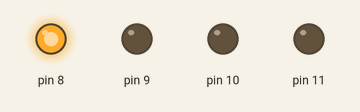
The sketch below on a simulated Arduino Uno, built with avr-gcc and run on an emulated ATmega328P. Shown: output pins drawn as LEDs (lit = HIGH). Random numbers use the default seed unless the sketch sets one.

Above: at 0.15 s.
At 1.35 s:
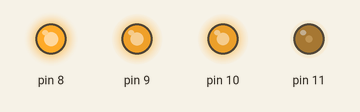
Timing chart, 0 to 1.2 s (numbered marks = the images above):
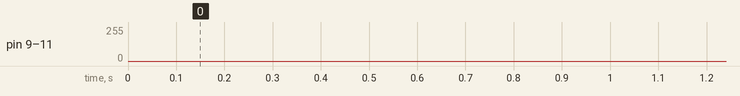

The sketch:

ColorLEDWalk.ino
```cpp
// ColorLED random walk
#include "ColorLED.h"

ColorLED led(8, 9, 10, 11);
int colorComp[3];

void setup()
{
  // Initialize the LED to a random color.
  randomSeed(analogRead(A0));
  for (int i = 0; i < 3; ++i) {
    colorComp[i] = random(0, 256);
  }
  led.setColor(colorComp[0], colorComp[1], colorComp[2]);
  led.turnOn();
}

void loop()
{
  for (int i = 0; i < 3; ++i) {
    int choice = random(0, 3);
    switch (choice) {
    case 0:
      --colorComp[i];
      break;
    case 1:
      // Do nothing.
      break;
    case 2:
      ++colorComp[i];
      break;
    }

    // Clamp the component.
    colorComp[i] = max(0, colorComp[i]);
    colorComp[i] = min(255, colorComp[i]);
  }
  led.setColor(static_cast<byte>(colorComp[0]),
	       static_cast<byte>(colorComp[1]),
	       static_cast<byte>(colorComp[2]));
}
```

ColorLED.cpp
```cpp
// ColorLED
// Implementation
#include "ColorLED.h"

Color::Color() :
  red(255), green(255), blue(255)
{
}

Color::Color(byte r, byte g, byte b) :
  red(r), green(g), blue(b)
{
}

Color Color::randomColor()
{
  return Color(random(0, 256), random(0, 256), random(0, 256));
}


ColorLED::ColorLED(byte enablePin, byte redPin, byte greenPin, byte bluePin) :
  enablePin_(enablePin),
  redPin_(redPin),
  greenPin_(greenPin),
  bluePin_(bluePin),
  enabled_(0),
  red_(0),
  green_(0),
  blue_(255)
{
  pinMode(enablePin, OUTPUT);
  pinMode(redPin, OUTPUT);
  pinMode(greenPin, OUTPUT);
  pinMode(bluePin, OUTPUT);

  reset();
}

void ColorLED::reset()
{
  digitalWrite(enablePin_, LOW);
  analogWrite(redPin_, 255 - red_);
  analogWrite(greenPin_, 255 - green_);
  analogWrite(bluePin_, 255 - blue_);
}

ColorLED::~ColorLED()
{
  digitalWrite(enablePin_, LOW);
}

void ColorLED::turnOn()
{
  enabled_ = HIGH;
  digitalWrite(enablePin_, HIGH);
}

void ColorLED::turnOff()
{
  enabled_ = LOW;
  digitalWrite(enablePin_, LOW);
}

void ColorLED::toggle()
{
  enabled_ = (enabled_ == LOW ? HIGH : LOW);
  digitalWrite(enablePin_, enabled_);
}

void ColorLED::setColor(byte red, byte green, byte blue)
{
  red_ = red;
  green_ = green;
  blue_ = blue;

  analogWrite(redPin_, 255 - red_);
  analogWrite(greenPin_, 255 - green_);
  analogWrite(bluePin_, 255 - blue_);
}

void ColorLED::setColor(const Color& color)
{
  setColor(color.red, color.green, color.blue);
}

Color ColorLED::color() const
{
  return Color(red_, green_, blue_);
}
```

ColorLED.h
```cpp
// ColorLED
// Control a color LED.
#ifndef COLOR_LED_H
#define COLOR_LED_H
#include <Arduino.h>


struct Color {
  Color();
  Color(byte r, byte g, byte b);
  static Color randomColor();
  byte red;
  byte green;
  byte blue;
};

class ColorLED {
public:
  ColorLED(byte enablePin, byte redPin, byte greenPin, byte bluePin);
  ~ColorLED();

  void reset();

  void turnOn();
  void turnOff();
  void toggle();

  void setColor(byte red, byte green, byte blue);
  void setColor(const Color& color);
  Color color() const;

private:
  byte enablePin_;
  byte redPin_;
  byte greenPin_;
  byte bluePin_;

  byte enabled_;
  byte red_;
  byte green_;
  byte blue_;
};

#endif // COLOR_LED_H
```
